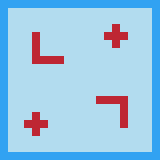

The image is a tile-based game level rendered from a .tmx file. Its description and complete source (layers, tilesets, objects, tile grids) follow:
An orthogonal 20x20 tile map with 8x8 px tiles, 3 tile layers (Background, Border, Walls) and 9 objects.

<map version="1.4" tiledversion="1.4.1" orientation="orthogonal" renderorder="right-down" width="20" height="20" tilewidth="8" tileheight="8" infinite="0" nextlayerid="5" nextobjectid="15">
 <tileset firstgid="1" source="tiles.tsx" />
 <layer id="1" name="Background" width="20" height="20">
  <data encoding="csv">
2,2,2,2,2,2,2,2,2,2,2,2,2,2,2,2,2,2,2,2,
2,2,2,2,2,2,2,2,2,2,2,2,2,2,2,2,2,2,2,2,
2,2,2,2,2,2,2,2,2,2,2,2,2,2,2,2,2,2,2,2,
2,2,2,2,2,2,2,2,2,2,2,2,2,2,2,2,2,2,2,2,
2,2,2,2,2,2,2,2,2,2,2,2,2,2,2,2,2,2,2,2,
2,2,2,2,2,2,2,2,2,2,2,2,2,2,2,2,2,2,2,2,
2,2,2,2,2,2,2,2,2,2,2,2,2,2,2,2,2,2,2,2,
2,2,2,2,2,2,2,2,2,2,2,2,2,2,2,2,2,2,2,2,
2,2,2,2,2,2,2,2,2,2,2,2,2,2,2,2,2,2,2,2,
2,2,2,2,2,2,2,2,2,2,2,2,2,2,2,2,2,2,2,2,
2,2,2,2,2,2,2,2,2,2,2,2,2,2,2,2,2,2,2,2,
2,2,2,2,2,2,2,2,2,2,2,2,2,2,2,2,2,2,2,2,
2,2,2,2,2,2,2,2,2,2,2,2,2,2,2,2,2,2,2,2,
2,2,2,2,2,2,2,2,2,2,2,2,2,2,2,2,2,2,2,2,
2,2,2,2,2,2,2,2,2,2,2,2,2,2,2,2,2,2,2,2,
2,2,2,2,2,2,2,2,2,2,2,2,2,2,2,2,2,2,2,2,
2,2,2,2,2,2,2,2,2,2,2,2,2,2,2,2,2,2,2,2,
2,2,2,2,2,2,2,2,2,2,2,2,2,2,2,2,2,2,2,2,
2,2,2,2,2,2,2,2,2,2,2,2,2,2,2,2,2,2,2,2,
2,2,2,2,2,2,2,2,2,2,2,2,2,2,2,2,2,2,2,2
</data>
 </layer>
 <layer id="2" name="Border" width="20" height="20">
  <data encoding="csv">
1,1,1,1,1,1,1,1,1,1,1,1,1,1,1,1,1,1,1,1,
1,2,2,2,2,2,2,2,2,2,2,2,2,2,2,2,2,2,2,1,
1,2,2,2,2,2,2,2,2,2,2,2,2,2,2,2,2,2,2,1,
1,2,2,2,2,2,2,2,2,2,2,2,2,2,2,2,2,2,2,1,
1,2,2,2,2,2,2,2,2,2,2,2,2,2,2,2,2,2,2,1,
1,2,2,2,2,2,2,2,2,2,2,2,2,2,2,2,2,2,2,1,
1,2,2,2,2,2,2,2,2,2,2,2,2,2,2,2,2,2,2,1,
1,2,2,2,2,2,2,2,2,2,2,2,2,2,2,2,2,2,2,1,
1,2,2,2,2,2,2,2,2,2,2,2,2,2,2,2,2,2,2,1,
1,2,2,2,2,2,2,2,2,2,2,2,2,2,2,2,2,2,2,1,
1,2,2,2,2,2,2,2,2,2,2,2,2,2,2,2,2,2,2,1,
1,2,2,2,2,2,2,2,2,2,2,2,2,2,2,2,2,2,2,1,
1,2,2,2,2,2,2,2,2,2,2,2,2,2,2,2,2,2,2,1,
1,2,2,2,2,2,2,2,2,2,2,2,2,2,2,2,2,2,2,1,
1,2,2,2,2,2,2,2,2,2,2,2,2,2,2,2,2,2,2,1,
1,2,2,2,2,2,2,2,2,2,2,2,2,2,2,2,2,2,2,1,
1,2,2,2,2,2,2,2,2,2,2,2,2,2,2,2,2,2,2,1,
1,2,2,2,2,2,2,2,2,2,2,2,2,2,2,2,2,2,2,1,
1,2,2,2,2,2,2,2,2,2,2,2,2,2,2,2,2,2,2,1,
1,1,1,1,1,1,1,1,1,1,1,1,1,1,1,1,1,1,1,1
</data>
 </layer>
 <layer id="3" name="Walls" width="20" height="20">
  <data encoding="csv">
0,0,0,0,0,0,0,0,0,0,0,0,0,0,0,0,0,0,0,0,
0,0,0,0,0,0,0,0,0,0,0,0,0,0,0,0,0,0,0,0,
0,0,0,0,0,0,0,0,0,0,0,0,0,0,0,0,0,0,0,0,
0,0,0,0,0,0,0,0,0,0,0,0,0,0,4,0,0,0,0,0,
0,0,0,0,4,0,0,0,0,0,0,0,0,4,4,4,0,0,0,0,
0,0,0,0,4,0,0,0,0,0,0,0,0,0,4,0,0,0,0,0,
0,0,0,0,4,0,0,0,0,0,0,0,0,0,0,0,0,0,0,0,
0,0,0,0,4,4,4,4,0,0,0,0,0,0,0,0,0,0,0,0,
0,0,0,0,0,0,0,0,0,0,0,0,0,0,0,0,0,0,0,0,
0,0,0,0,0,0,0,0,0,0,0,0,0,0,0,0,0,0,0,0,
0,0,0,0,0,0,0,0,0,0,0,0,0,0,0,0,0,0,0,0,
0,0,0,0,0,0,0,0,0,0,0,0,0,0,0,0,0,0,0,0,
0,0,0,0,0,0,0,0,0,0,0,0,4,4,4,4,0,0,0,0,
0,0,0,0,0,0,0,0,0,0,0,0,0,0,0,4,0,0,0,0,
0,0,0,0,4,0,0,0,0,0,0,0,0,0,0,4,0,0,0,0,
0,0,0,4,4,4,0,0,0,0,0,0,0,0,0,4,0,0,0,0,
0,0,0,0,4,0,0,0,0,0,0,0,0,0,0,0,0,0,0,0,
0,0,0,0,0,0,0,0,0,0,0,0,0,0,0,0,0,0,0,0,
0,0,0,0,0,0,0,0,0,0,0,0,0,0,0,0,0,0,0,0,
0,0,0,0,0,0,0,0,0,0,0,0,0,0,0,0,0,0,0,0
</data>
 </layer>
 <objectgroup id="4" name="Collisions">
  <object id="3" x="32" y="32" width="8" height="32" />
  <object id="4" x="40" y="64" width="8" height="24" rotation="-90" />
  <object id="8" x="104.182" y="39.8182">
   <polygon points="0,0 -0.181818,-7.63636 7.81818,-7.63636 7.90909,-15.6364 15.5455,-15.8182 15.6364,-7.90909 23.5455,-8 23.8182,0 15.8182,0.272727 15.8182,8.09091 7.81818,8.09091 7.72727,0.363636" />
  </object>
  <object id="9" x="24.64" y="127.18">
   <polygon points="0,0 -0.181818,-7.63636 7.81818,-7.63636 7.90909,-15.6364 15.5455,-15.8182 15.6364,-7.90909 23.5455,-8 23.8182,0 15.8182,0.272727 15.8182,8.09091 7.81818,8.09091 7.72727,0.363636" />
  </object>
  <object id="10" x="0.25" y="0" width="159.5" height="8" />
  <object id="11" x="0.25" y="8.75" width="8" height="151.5" />
  <object id="12" x="8.25" y="160.25" />
  <object id="13" x="151.5" y="9" width="8.5" height="151" />
  <object id="14" x="9" y="151.75" width="141.75" height="8.25" />
 </objectgroup>
</map>